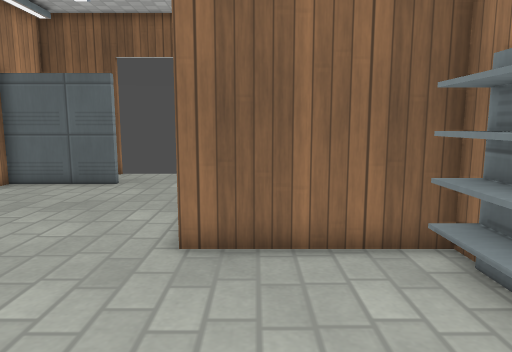
view 1 (above)

12 first-person views from a walk through a 3-D level made in the Godot game engine. The camera is 1.2 m above the floor, tilts 8° down and sees 70° across. The floor is counted in squares, 0.5 m on a side. Each view is taken from the middle of a square. On the plan, view 1 faces up. The plan holds only what a view shows up to about 20 squares ahead; the rest is blank. Surface patterns are stand-ins for the level's own textures.

view 2
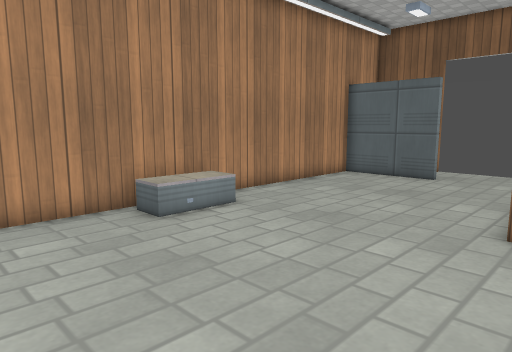

view 3
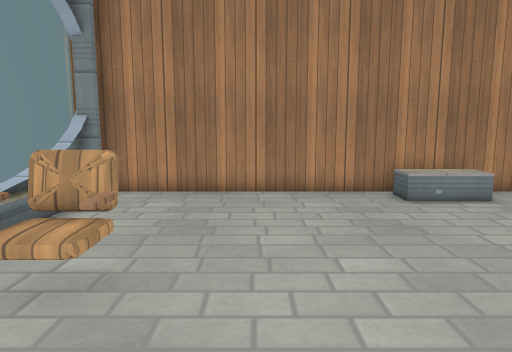

view 4
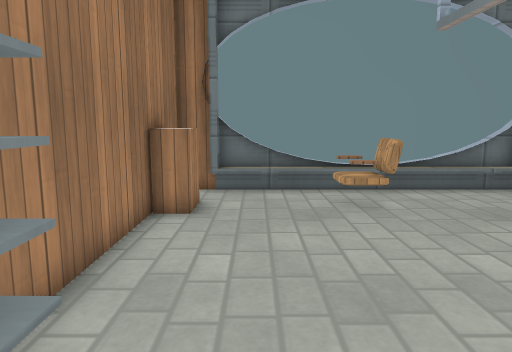

view 5
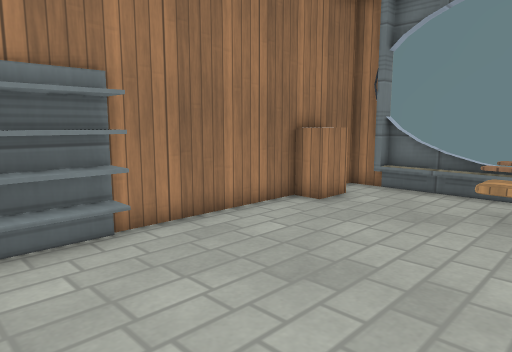

view 6
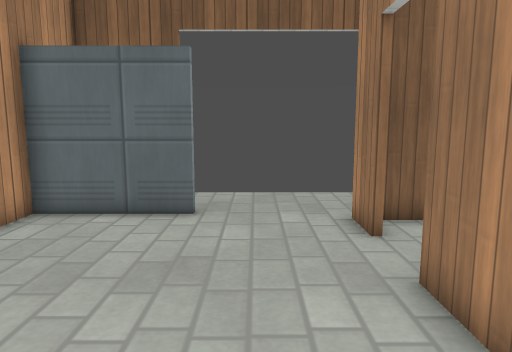

view 7
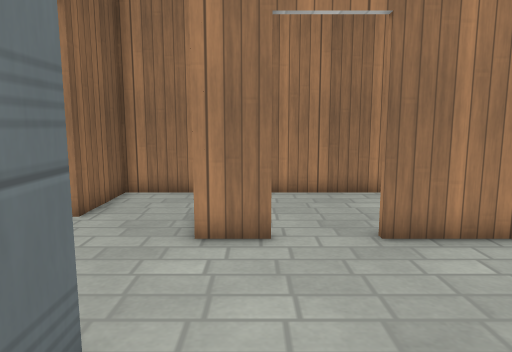

view 8
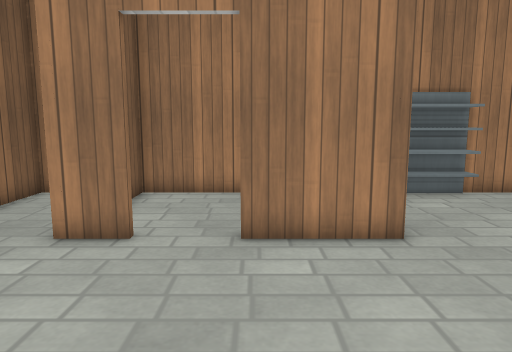

view 9
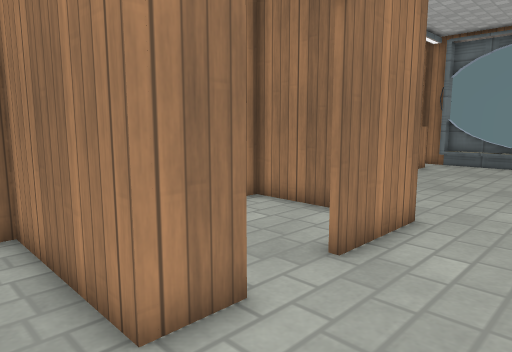

view 10
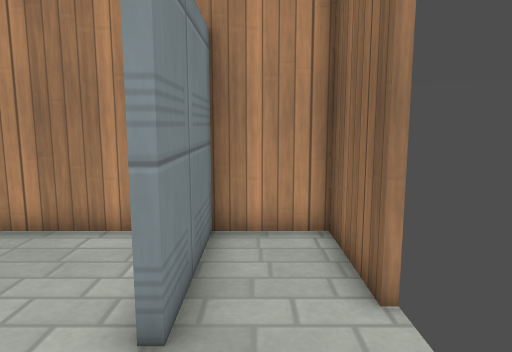

view 11
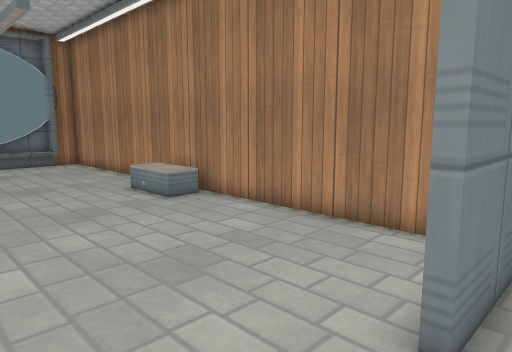

view 12
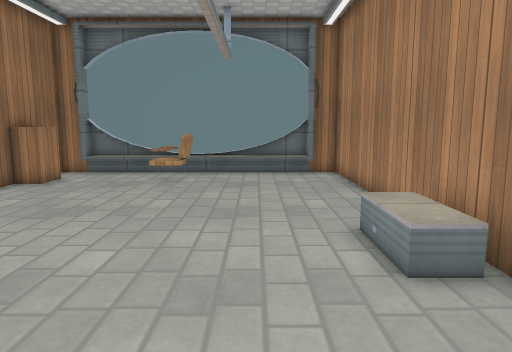

### Floor plan
Key: @ floor where view 1 was taken; # wall or solid block; . floor; / step, stairs or slope; = window, fence, low wall or low ledge; ^ raised ledge; C chair; O other object.
Columns run from 10 left of view 1 to 4 right of it. Each row starts with its distance up from view 1.
 18 ####       ####
 17 #.............#
 16 #.............#
 15 #####.........#
 14 #........######
 13 #........#....#
 12 #.............#
 11 #.............#
 10 #........#....#
  9 #........#....#
  8 #........#....#
  7 #........######
  6 #............O#
  5 #O...........O#
  4 #O...........O#
  3 #O...........O#
  2 #.............#
  1 #.............#
  0 #.........@...#
 -1 #.............#
 -2 #.............#
 -3 #.............#
 -4 #......C.....^^
 -5 #......CO....^^
 -6 #......CC/....#
 -7 ##=/////////###
 -8 ###=       =###

Positions as (right, up) in squares from view 1, and headings:
1: (0, 0), facing up
2: (0, -2), facing up-left
3: (3, -2), facing left
4: (1, 6), facing down
5: (-4, 6), facing down-right
6: (-4, 5), facing up
7: (-9, 13), facing right
8: (-9, 10), facing right
9: (-5, 16), facing down-right
10: (-2, 16), facing left
11: (-2, 16), facing down-left
12: (-6, 11), facing down
